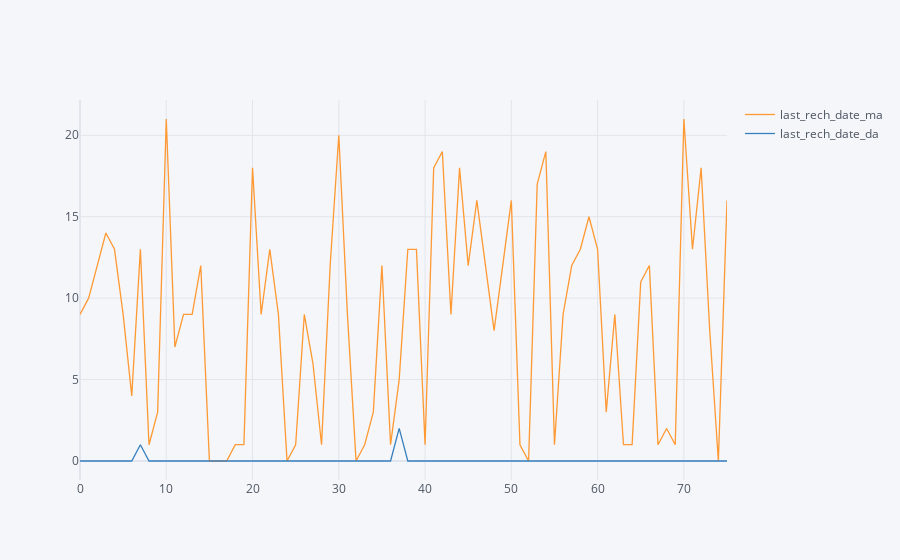

Notebook source saved alongside this figure:
### Code cell
df_1.iplot()

### Figure 1 — Plotly figure (JSON) as saved in the notebook; plotly's stock layout.template omitted (floating-point values rounded to 4 significant figures)
{"data": [{"line": {"color": "rgba(255, 153, 51, 1.0)", "dash": "solid", "shape": "linear", "width": 1.3}, "mode": "lines", "name": "last_rech_date_ma", "text": "", "type": "scatter", "x": [0, 1, 2, 3, 4, 5, 6, 7, 8, 9, 10, 11, 12, 13, 14, 15, 16, 17, 18, 19, 20, 21, 22, 23, 24, 25, 26, 27, 28, 29, 30, 31, 32, 33, 34, 35, 36, 37, 38, 39, 40, 41, 42, 43, 44, 45, 46, 47, 48, 49, 50, 51, 52, 53, 54, 55, 56, 57, 58, 59, 60, 61, 62, 63, 64, 65, 66, 67, 68, 69, 70, 71, 72, 73, 74, 75], "y": [9, 10, 12, 14, 13, 9, 4, 13, 1, 3, 21, 7, 9, 9, 12, 0, 0, 0, 1, 1, 18, 9, 13, 9, 0, 1, 9, 6, 1, 12, 20, 9, 0, 1, 3, 12, 1, 5, 13, 13, 1, 18, 19, 9, 18, 12, 16, 12, 8, 12, 16, 1, 0, 17, 19, 1, 9, 12, 13, 15, 13, 3, 9, 1, 1, 11, 12, 1, 2, 1, 21, 13, 18, 8, 0, 16]}, {"line": {"color": "rgba(55, 128, 191, 1.0)", "dash": "solid", "shape": "linear", "width": 1.3}, "mode": "lines", "name": "last_rech_date_da", "text": "", "type": "scatter", "x": [0, 1, 2, 3, 4, 5, 6, 7, 8, 9, 10, 11, 12, 13, 14, 15, 16, 17, 18, 19, 20, 21, 22, 23, 24, 25, 26, 27, 28, 29, 30, 31, 32, 33, 34, 35, 36, 37, 38, 39, 40, 41, 42, 43, 44, 45, 46, 47, 48, 49, 50, 51, 52, 53, 54, 55, 56, 57, 58, 59, 60, 61, 62, 63, 64, 65, 66, 67, 68, 69, 70, 71, 72, 73, 74, 75], "y": [0, 0, 0, 0, 0, 0, 0, 1, 0, 0, 0, 0, 0, 0, 0, 0, 0, 0, 0, 0, 0, 0, 0, 0, 0, 0, 0, 0, 0, 0, 0, 0, 0, 0, 0, 0, 0, 2, 0, 0, 0, 0, 0, 0, 0, 0, 0, 0, 0, 0, 0, 0, 0, 0, 0, 0, 0, 0, 0, 0, 0, 0, 0, 0, 0, 0, 0, 0, 0, 0, 0, 0, 0, 0, 0, 0]}], "layout": {"legend": {"bgcolor": "#F5F6F9", "font": {"color": "#4D5663"}}, "paper_bgcolor": "#F5F6F9", "plot_bgcolor": "#F5F6F9", "title": {"font": {"color": "#4D5663"}}, "xaxis": {"gridcolor": "#E1E5ED", "showgrid": true, "tickfont": {"color": "#4D5663"}, "title": {"font": {"color": "#4D5663"}, "text": ""}, "zerolinecolor": "#E1E5ED"}, "yaxis": {"gridcolor": "#E1E5ED", "showgrid": true, "tickfont": {"color": "#4D5663"}, "title": {"font": {"color": "#4D5663"}, "text": ""}, "zerolinecolor": "#E1E5ED"}}}
